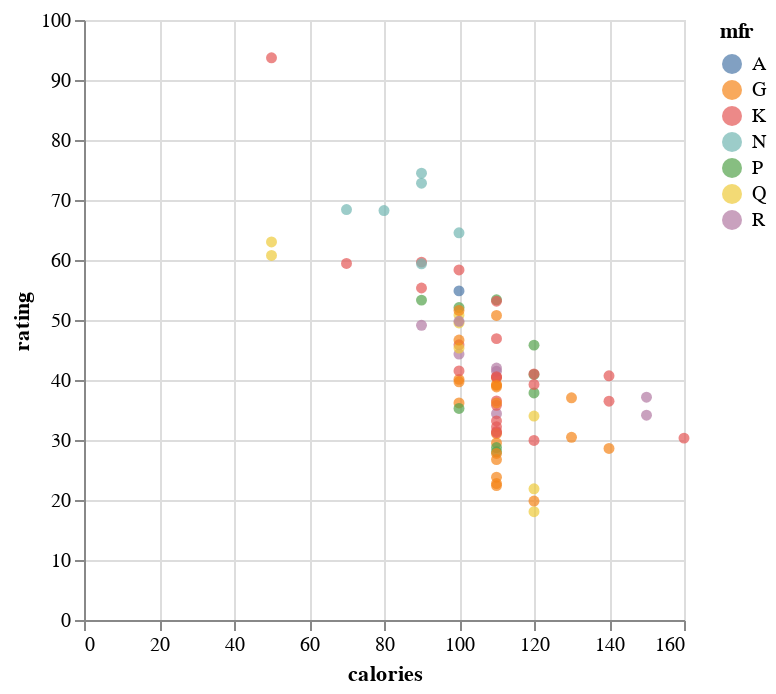

The cell this chart's notebook holds for it:
### Code cell
alt.Chart(data).mark_circle().encode(x="calories", y="rating", color = "mfr")

### Figure 1 — Vega-Lite specification as saved in the notebook (floating-point values rounded to 4 significant figures)
{"config": {"view": {"continuousWidth": 300, "continuousHeight": 300}}, "data": {"name": "data-2eb41b6177a7d7d05d59e2e23e30ed55"}, "mark": {"type": "circle"}, "encoding": {"color": {"field": "mfr", "type": "nominal"}, "x": {"field": "calories", "type": "quantitative"}, "y": {"field": "rating", "type": "quantitative"}}, "$schema": "https://vega.github.io/schema/vega-lite/v5.20.1.json", "datasets": {"data-2eb41b6177a7d7d05d59e2e23e30ed55": [{"name": "100% Bran", "mfr": "N", "type": "C", "calories": 70, "protein": 4, "fat": 1, "sodium": 130, "fiber": 10.0, "carbo": 5.0, "sugars": 6, "potass": 280, "vitamins": 25, "shelf": 3, "weight": 1.0, "cups": 0.33, "rating": 68.4}, {"name": "100% Natural Bran", "mfr": "Q", "type": "C", "calories": 120, "protein": 3, "fat": 5, "sodium": 15, "fiber": 2.0, "carbo": 8.0, "sugars": 8, "potass": 135, "vitamins": 0, "shelf": 3, "weight": 1.0, "cups": 1.0, "rating": 33.98}, {"name": "All-Bran", "mfr": "K", "type": "C", "calories": 70, "protein": 4, "fat": 1, "sodium": 260, "fiber": 9.0, "carbo": 7.0, "sugars": 5, "potass": 320, "vitamins": 25, "shelf": 3, "weight": 1.0, "cups": 0.33, "rating": 59.43}, {"name": "All-Bran with Extra Fiber", "mfr": "K", "type": "C", "calories": 50, "protein": 4, "fat": 0, "sodium": 140, "fiber": 14.0, "carbo": 8.0, "sugars": 0, "potass": 330, "vitamins": 25, "shelf": 3, "weight": 1.0, "cups": 0.5, "rating": 93.7}, {"name": "Almond Delight", "mfr": "R", "type": "C", "calories": 110, "protein": 2, "fat": 2, "sodium": 200, "fiber": 1.0, "carbo": 14.0, "sugars": 8, "potass": -1, "vitamins": 25, "shelf": 3, "weight": 1.0, "cups": 0.75, "rating": 34.38}, {"name": "Apple Cinnamon Cheerios", "mfr": "G", "type": "C", "calories": 110, "protein": 2, "fat": 2, "sodium": 180, "fiber": 1.5, "carbo": 10.5, "sugars": 10, "potass": 70, "vitamins": 25, "shelf": 1, "weight": 1.0, "cups": 0.75, "rating": 29.51}, {"name": "Apple Jacks", "mfr": "K", "type": "C", "calories": 110, "protein": 2, "fat": 0, "sodium": 125, "fiber": 1.0, "carbo": 11.0, "sugars": 14, "potass": 30, "vitamins": 25, "shelf": 2, "weight": 1.0, "cups": 1.0, "rating": 33.17}, {"name": "Basic 4", "mfr": "G", "type": "C", "calories": 130, "protein": 3, "fat": 2, "sodium": 210, "fiber": 2.0, "carbo": 18.0, "sugars": 8, "potass": 100, "vitamins": 25, "shelf": 3, "weight": 1.33, "cups": 0.75, "rating": 37.04}, {"name": "Bran Chex", "mfr": "R", "type": "C", "calories": 90, "protein": 2, "fat": 1, "sodium": 200, "fiber": 4.0, "carbo": 15.0, "sugars": 6, "potass": 125, "vitamins": 25, "shelf": 1, "weight": 1.0, "cups": 0.67, "rating": 49.12}, {"name": "Bran Flakes", "mfr": "P", "type": "C", "calories": 90, "protein": 3, "fat": 0, "sodium": 210, "fiber": 5.0, "carbo": 13.0, "sugars": 5, "potass": 190, "vitamins": 25, "shelf": 3, "weight": 1.0, "cups": 0.67, "rating": 53.31}, {"name": "Cap'n'Crunch", "mfr": "Q", "type": "C", "calories": 120, "protein": 1, "fat": 2, "sodium": 220, "fiber": 0.0, "carbo": 12.0, "sugars": 12, "potass": 35, "vitamins": 25, "shelf": 2, "weight": 1.0, "cups": 0.75, "rating": 18.04}, {"name": "Cheerios", "mfr": "G", "type": "C", "calories": 110, "protein": 6, "fat": 2, "sodium": 290, "fiber": 2.0, "carbo": 17.0, "sugars": 1, "potass": 105, "vitamins": 25, "shelf": 1, "weight": 1.0, "cups": 1.25, "rating": 50.76}, {"name": "Cinnamon Toast Crunch", "mfr": "G", "type": "C", "calories": 120, "protein": 1, "fat": 3, "sodium": 210, "fiber": 0.0, "carbo": 13.0, "sugars": 9, "potass": 45, "vitamins": 25, "shelf": 2, "weight": 1.0, "cups": 0.75, "rating": 19.82}, {"name": "Clusters", "mfr": "G", "type": "C", "calories": 110, "protein": 3, "fat": 2, "sodium": 140, "fiber": 2.0, "carbo": 13.0, "sugars": 7, "potass": 105, "vitamins": 25, "shelf": 3, "weight": 1.0, "cups": 0.5, "rating": 40.4}, {"name": "Cocoa Puffs", "mfr": "G", "type": "C", "calories": 110, "protein": 1, "fat": 1, "sodium": 180, "fiber": 0.0, "carbo": 12.0, "sugars": 13, "potass": 55, "vitamins": 25, "shelf": 2, "weight": 1.0, "cups": 1.0, "rating": 22.74}, {"name": "Corn Chex", "mfr": "R", "type": "C", "calories": 110, "protein": 2, "fat": 0, "sodium": 280, "fiber": 0.0, "carbo": 22.0, "sugars": 3, "potass": 25, "vitamins": 25, "shelf": 1, "weight": 1.0, "cups": 1.0, "rating": 41.45}, {"name": "Corn Flakes", "mfr": "K", "type": "C", "calories": 100, "protein": 2, "fat": 0, "sodium": 290, "fiber": 1.0, "carbo": 21.0, "sugars": 2, "potass": 35, "vitamins": 25, "shelf": 1, "weight": 1.0, "cups": 1.0, "rating": 45.86}, {"name": "Corn Pops", "mfr": "K", "type": "C", "calories": 110, "protein": 1, "fat": 0, "sodium": 90, "fiber": 1.0, "carbo": 13.0, "sugars": 12, "potass": 20, "vitamins": 25, "shelf": 2, "weight": 1.0, "cups": 1.0, "rating": 35.78}, {"name": "Count Chocula", "mfr": "G", "type": "C", "calories": 110, "protein": 1, "fat": 1, "sodium": 180, "fiber": 0.0, "carbo": 12.0, "sugars": 13, "potass": 65, "vitamins": 25, "shelf": 2, "weight": 1.0, "cups": 1.0, "rating": 22.4}, {"name": "Cracklin' Oat Bran", "mfr": "K", "type": "C", "calories": 110, "protein": 3, "fat": 3, "sodium": 140, "fiber": 4.0, "carbo": 10.0, "sugars": 7, "potass": 160, "vitamins": 25, "shelf": 3, "weight": 1.0, "cups": 0.5, "rating": 40.45}, {"name": "Cream of Wheat (Quick)", "mfr": "N", "type": "H", "calories": 100, "protein": 3, "fat": 0, "sodium": 80, "fiber": 1.0, "carbo": 21.0, "sugars": 0, "potass": -1, "vitamins": 0, "shelf": 2, "weight": 1.0, "cups": 1.0, "rating": 64.53}, {"name": "Crispix", "mfr": "K", "type": "C", "calories": 110, "protein": 2, "fat": 0, "sodium": 220, "fiber": 1.0, "carbo": 21.0, "sugars": 3, "potass": 30, "vitamins": 25, "shelf": 3, "weight": 1.0, "cups": 1.0, "rating": 46.9}, {"name": "Crispy Wheat & Raisins", "mfr": "G", "type": "C", "calories": 100, "protein": 2, "fat": 1, "sodium": 140, "fiber": 2.0, "carbo": 11.0, "sugars": 10, "potass": 120, "vitamins": 25, "shelf": 3, "weight": 1.0, "cups": 0.75, "rating": 36.18}, {"name": "Double Chex", "mfr": "R", "type": "C", "calories": 100, "protein": 2, "fat": 0, "sodium": 190, "fiber": 1.0, "carbo": 18.0, "sugars": 5, "potass": 80, "vitamins": 25, "shelf": 3, "weight": 1.0, "cups": 0.75, "rating": 44.33}, {"name": "Froot Loops", "mfr": "K", "type": "C", "calories": 110, "protein": 2, "fat": 1, "sodium": 125, "fiber": 1.0, "carbo": 11.0, "sugars": 13, "potass": 30, "vitamins": 25, "shelf": 2, "weight": 1.0, "cups": 1.0, "rating": 32.21}, {"name": "Frosted Flakes", "mfr": "K", "type": "C", "calories": 110, "protein": 1, "fat": 0, "sodium": 200, "fiber": 1.0, "carbo": 14.0, "sugars": 11, "potass": 25, "vitamins": 25, "shelf": 1, "weight": 1.0, "cups": 0.75, "rating": 31.44}, {"name": "Frosted Mini-Wheats", "mfr": "K", "type": "C", "calories": 100, "protein": 3, "fat": 0, "sodium": 0, "fiber": 3.0, "carbo": 14.0, "sugars": 7, "potass": 100, "vitamins": 25, "shelf": 2, "weight": 1.0, "cups": 0.8, "rating": 58.35}, {"name": "Fruit & Fibre Dates; Walnuts; and Oats", "mfr": "P", "type": "C", "calories": 120, "protein": 3, "fat": 2, "sodium": 160, "fiber": 5.0, "carbo": 12.0, "sugars": 10, "potass": 200, "vitamins": 25, "shelf": 3, "weight": 1.25, "cups": 0.67, "rating": 40.92}, {"name": "Fruitful Bran", "mfr": "K", "type": "C", "calories": 120, "protein": 3, "fat": 0, "sodium": 240, "fiber": 5.0, "carbo": 14.0, "sugars": 12, "potass": 190, "vitamins": 25, "shelf": 3, "weight": 1.33, "cups": 0.67, "rating": 41.02}, {"name": "Fruity Pebbles", "mfr": "P", "type": "C", "calories": 110, "protein": 1, "fat": 1, "sodium": 135, "fiber": 0.0, "carbo": 13.0, "sugars": 12, "potass": 25, "vitamins": 25, "shelf": 2, "weight": 1.0, "cups": 0.75, "rating": 28.03}, {"name": "Golden Crisp", "mfr": "P", "type": "C", "calories": 100, "protein": 2, "fat": 0, "sodium": 45, "fiber": 0.0, "carbo": 11.0, "sugars": 15, "potass": 40, "vitamins": 25, "shelf": 1, "weight": 1.0, "cups": 0.88, "rating": 35.25}, {"name": "Golden Grahams", "mfr": "G", "type": "C", "calories": 110, "protein": 1, "fat": 1, "sodium": 280, "fiber": 0.0, "carbo": 15.0, "sugars": 9, "potass": 45, "vitamins": 25, "shelf": 2, "weight": 1.0, "cups": 0.75, "rating": 23.8}, {"name": "Grape Nuts Flakes", "mfr": "P", "type": "C", "calories": 100, "protein": 3, "fat": 1, "sodium": 140, "fiber": 3.0, "carbo": 15.0, "sugars": 5, "potass": 85, "vitamins": 25, "shelf": 3, "weight": 1.0, "cups": 0.88, "rating": 52.08}, {"name": "Grape-Nuts", "mfr": "P", "type": "C", "calories": 110, "protein": 3, "fat": 0, "sodium": 170, "fiber": 3.0, "carbo": 17.0, "sugars": 3, "potass": 90, "vitamins": 25, "shelf": 3, "weight": 1.0, "cups": 0.25, "rating": 53.37}, {"name": "Great Grains Pecan", "mfr": "P", "type": "C", "calories": 120, "protein": 3, "fat": 3, "sodium": 75, "fiber": 3.0, "carbo": 13.0, "sugars": 4, "potass": 100, "vitamins": 25, "shelf": 3, "weight": 1.0, "cups": 0.33, "rating": 45.81}, {"name": "Honey Graham Ohs", "mfr": "Q", "type": "C", "calories": 120, "protein": 1, "fat": 2, "sodium": 220, "fiber": 1.0, "carbo": 12.0, "sugars": 11, "potass": 45, "vitamins": 25, "shelf": 2, "weight": 1.0, "cups": 1.0, "rating": 21.87}, {"name": "Honey Nut Cheerios", "mfr": "G", "type": "C", "calories": 110, "protein": 3, "fat": 1, "sodium": 250, "fiber": 1.5, "carbo": 11.5, "sugars": 10, "potass": 90, "vitamins": 25, "shelf": 1, "weight": 1.0, "cups": 0.75, "rating": 31.07}, {"name": "Honey-comb", "mfr": "P", "type": "C", "calories": 110, "protein": 1, "fat": 0, "sodium": 180, "fiber": 0.0, "carbo": 14.0, "sugars": 11, "potass": 35, "vitamins": 25, "shelf": 1, "weight": 1.0, "cups": 1.33, "rating": 28.74}, {"name": "Just Right Crunchy  Nuggets", "mfr": "K", "type": "C", "calories": 110, "protein": 2, "fat": 1, "sodium": 170, "fiber": 1.0, "carbo": 17.0, "sugars": 6, "potass": 60, "vitamins": 100, "shelf": 3, "weight": 1.0, "cups": 1.0, "rating": 36.52}, {"name": "Just Right Fruit & Nut", "mfr": "K", "type": "C", "calories": 140, "protein": 3, "fat": 1, "sodium": 170, "fiber": 2.0, "carbo": 20.0, "sugars": 9, "potass": 95, "vitamins": 100, "shelf": 3, "weight": 1.3, "cups": 0.75, "rating": 36.47}, {"name": "Kix", "mfr": "G", "type": "C", "calories": 110, "protein": 2, "fat": 1, "sodium": 260, "fiber": 0.0, "carbo": 21.0, "sugars": 3, "potass": 40, "vitamins": 25, "shelf": 2, "weight": 1.0, "cups": 1.5, "rating": 39.24}, {"name": "Life", "mfr": "Q", "type": "C", "calories": 100, "protein": 4, "fat": 2, "sodium": 150, "fiber": 2.0, "carbo": 12.0, "sugars": 6, "potass": 95, "vitamins": 25, "shelf": 2, "weight": 1.0, "cups": 0.67, "rating": 45.33}, {"name": "Lucky Charms", "mfr": "G", "type": "C", "calories": 110, "protein": 2, "fat": 1, "sodium": 180, "fiber": 0.0, "carbo": 12.0, "sugars": 12, "potass": 55, "vitamins": 25, "shelf": 2, "weight": 1.0, "cups": 1.0, "rating": 26.73}, {"name": "Maypo", "mfr": "A", "type": "H", "calories": 100, "protein": 4, "fat": 1, "sodium": 0, "fiber": 0.0, "carbo": 16.0, "sugars": 3, "potass": 95, "vitamins": 25, "shelf": 2, "weight": 1.0, "cups": 1.0, "rating": 54.85}, {"name": "Muesli Raisins; Dates; & Almonds", "mfr": "R", "type": "C", "calories": 150, "protein": 4, "fat": 3, "sodium": 95, "fiber": 3.0, "carbo": 16.0, "sugars": 11, "potass": 170, "vitamins": 25, "shelf": 3, "weight": 1.0, "cups": 1.0, "rating": 37.14}, {"name": "Muesli Raisins; Peaches; & Pecans", "mfr": "R", "type": "C", "calories": 150, "protein": 4, "fat": 3, "sodium": 150, "fiber": 3.0, "carbo": 16.0, "sugars": 11, "potass": 170, "vitamins": 25, "shelf": 3, "weight": 1.0, "cups": 1.0, "rating": 34.14}, {"name": "Mueslix Crispy Blend", "mfr": "K", "type": "C", "calories": 160, "protein": 3, "fat": 2, "sodium": 150, "fiber": 3.0, "carbo": 17.0, "sugars": 13, "potass": 160, "vitamins": 25, "shelf": 3, "weight": 1.5, "cups": 0.67, "rating": 30.31}, {"name": "Multi-Grain Cheerios", "mfr": "G", "type": "C", "calories": 100, "protein": 2, "fat": 1, "sodium": 220, "fiber": 2.0, "carbo": 15.0, "sugars": 6, "potass": 90, "vitamins": 25, "shelf": 1, "weight": 1.0, "cups": 1.0, "rating": 40.11}, {"name": "Nut&Honey Crunch", "mfr": "K", "type": "C", "calories": 120, "protein": 2, "fat": 1, "sodium": 190, "fiber": 0.0, "carbo": 15.0, "sugars": 9, "potass": 40, "vitamins": 25, "shelf": 2, "weight": 1.0, "cups": 0.67, "rating": 29.92}, {"name": "Nutri-Grain Almond-Raisin", "mfr": "K", "type": "C", "calories": 140, "protein": 3, "fat": 2, "sodium": 220, "fiber": 3.0, "carbo": 21.0, "sugars": 7, "potass": 130, "vitamins": 25, "shelf": 3, "weight": 1.33, "cups": 0.67, "rating": 40.69}, {"name": "Nutri-grain Wheat", "mfr": "K", "type": "C", "calories": 90, "protein": 3, "fat": 0, "sodium": 170, "fiber": 3.0, "carbo": 18.0, "sugars": 2, "potass": 90, "vitamins": 25, "shelf": 3, "weight": 1.0, "cups": 1.0, "rating": 59.64}, {"name": "Oatmeal Raisin Crisp", "mfr": "G", "type": "C", "calories": 130, "protein": 3, "fat": 2, "sodium": 170, "fiber": 1.5, "carbo": 13.5, "sugars": 10, "potass": 120, "vitamins": 25, "shelf": 3, "weight": 1.25, "cups": 0.5, "rating": 30.45}, {"name": "Post Nat. Raisin Bran", "mfr": "P", "type": "C", "calories": 120, "protein": 3, "fat": 1, "sodium": 200, "fiber": 6.0, "carbo": 11.0, "sugars": 14, "potass": 260, "vitamins": 25, "shelf": 3, "weight": 1.33, "cups": 0.67, "rating": 37.84}, {"name": "Product 19", "mfr": "K", "type": "C", "calories": 100, "protein": 3, "fat": 0, "sodium": 320, "fiber": 1.0, "carbo": 20.0, "sugars": 3, "potass": 45, "vitamins": 100, "shelf": 3, "weight": 1.0, "cups": 1.0, "rating": 41.5}, {"name": "Puffed Rice", "mfr": "Q", "type": "C", "calories": 50, "protein": 1, "fat": 0, "sodium": 0, "fiber": 0.0, "carbo": 13.0, "sugars": 0, "potass": 15, "vitamins": 0, "shelf": 3, "weight": 0.5, "cups": 1.0, "rating": 60.76}, {"name": "Puffed Wheat", "mfr": "Q", "type": "C", "calories": 50, "protein": 2, "fat": 0, "sodium": 0, "fiber": 1.0, "carbo": 10.0, "sugars": 0, "potass": 50, "vitamins": 0, "shelf": 3, "weight": 0.5, "cups": 1.0, "rating": 63.01}, {"name": "Quaker Oat Squares", "mfr": "Q", "type": "C", "calories": 100, "protein": 4, "fat": 1, "sodium": 135, "fiber": 2.0, "carbo": 14.0, "sugars": 6, "potass": 110, "vitamins": 25, "shelf": 3, "weight": 1.0, "cups": 0.5, "rating": 49.51}, {"name": "Quaker Oatmeal", "mfr": "Q", "type": "H", "calories": 100, "protein": 5, "fat": 2, "sodium": 0, "fiber": 2.7, "carbo": -1.0, "sugars": -1, "potass": 110, "vitamins": 0, "shelf": 1, "weight": 1.0, "cups": 0.67, "rating": 50.83}, {"name": "Raisin Bran", "mfr": "K", "type": "C", "calories": 120, "protein": 3, "fat": 1, "sodium": 210, "fiber": 5.0, "carbo": 14.0, "sugars": 12, "potass": 240, "vitamins": 25, "shelf": 2, "weight": 1.33, "cups": 0.75, "rating": 39.26}, {"name": "Raisin Nut Bran", "mfr": "G", "type": "C", "calories": 100, "protein": 3, "fat": 2, "sodium": 140, "fiber": 2.5, "carbo": 10.5, "sugars": 8, "potass": 140, "vitamins": 25, "shelf": 3, "weight": 1.0, "cups": 0.5, "rating": 39.7}, {"name": "Raisin Squares", "mfr": "K", "type": "C", "calories": 90, "protein": 2, "fat": 0, "sodium": 0, "fiber": 2.0, "carbo": 15.0, "sugars": 6, "potass": 110, "vitamins": 25, "shelf": 3, "weight": 1.0, "cups": 0.5, "rating": 55.33}, {"name": "Rice Chex", "mfr": "R", "type": "C", "calories": 110, "protein": 1, "fat": 0, "sodium": 240, "fiber": 0.0, "carbo": 23.0, "sugars": 2, "potass": 30, "vitamins": 25, "shelf": 1, "weight": 1.0, "cups": 1.13, "rating": 42.0}, {"name": "Rice Krispies", "mfr": "K", "type": "C", "calories": 110, "protein": 2, "fat": 0, "sodium": 290, "fiber": 0.0, "carbo": 22.0, "sugars": 3, "potass": 35, "vitamins": 25, "shelf": 1, "weight": 1.0, "cups": 1.0, "rating": 40.56}, {"name": "Shredded Wheat", "mfr": "N", "type": "C", "calories": 80, "protein": 2, "fat": 0, "sodium": 0, "fiber": 3.0, "carbo": 16.0, "sugars": 0, "potass": 95, "vitamins": 0, "shelf": 1, "weight": 0.83, "cups": 1.0, "rating": 68.24}, {"name": "Shredded Wheat 'n'Bran", "mfr": "N", "type": "C", "calories": 90, "protein": 3, "fat": 0, "sodium": 0, "fiber": 4.0, "carbo": 19.0, "sugars": 0, "potass": 140, "vitamins": 0, "shelf": 1, "weight": 1.0, "cups": 0.67, "rating": 74.47}, {"name": "Shredded Wheat spoon size", "mfr": "N", "type": "C", "calories": 90, "protein": 3, "fat": 0, "sodium": 0, "fiber": 3.0, "carbo": 20.0, "sugars": 0, "potass": 120, "vitamins": 0, "shelf": 1, "weight": 1.0, "cups": 0.67, "rating": 72.8}, {"name": "Smacks", "mfr": "K", "type": "C", "calories": 110, "protein": 2, "fat": 1, "sodium": 70, "fiber": 1.0, "carbo": 9.0, "sugars": 15, "potass": 40, "vitamins": 25, "shelf": 2, "weight": 1.0, "cups": 0.75, "rating": 31.23}, {"name": "Special K", "mfr": "K", "type": "C", "calories": 110, "protein": 6, "fat": 0, "sodium": 230, "fiber": 1.0, "carbo": 16.0, "sugars": 3, "potass": 55, "vitamins": 25, "shelf": 1, "weight": 1.0, "cups": 1.0, "rating": 53.13}, {"name": "Strawberry Fruit Wheats", "mfr": "N", "type": "C", "calories": 90, "protein": 2, "fat": 0, "sodium": 15, "fiber": 3.0, "carbo": 15.0, "sugars": 5, "potass": 90, "vitamins": 25, "shelf": 2, "weight": 1.0, "cups": 1.0, "rating": 59.36}, {"name": "Total Corn Flakes", "mfr": "G", "type": "C", "calories": 110, "protein": 2, "fat": 1, "sodium": 200, "fiber": 0.0, "carbo": 21.0, "sugars": 3, "potass": 35, "vitamins": 100, "shelf": 3, "weight": 1.0, "cups": 1.0, "rating": 38.84}, {"name": "Total Raisin Bran", "mfr": "G", "type": "C", "calories": 140, "protein": 3, "fat": 1, "sodium": 190, "fiber": 4.0, "carbo": 15.0, "sugars": 14, "potass": 230, "vitamins": 100, "shelf": 3, "weight": 1.5, "cups": 1.0, "rating": 28.59}, {"name": "Total Whole Grain", "mfr": "G", "type": "C", "calories": 100, "protein": 3, "fat": 1, "sodium": 200, "fiber": 3.0, "carbo": 16.0, "sugars": 3, "potass": 110, "vitamins": 100, "shelf": 3, "weight": 1.0, "cups": 1.0, "rating": 46.66}, {"name": "Triples", "mfr": "G", "type": "C", "calories": 110, "protein": 2, "fat": 1, "sodium": 250, "fiber": 0.0, "carbo": 21.0, "sugars": 3, "potass": 60, "vitamins": 25, "shelf": 3, "weight": 1.0, "cups": 0.75, "rating": 39.11}, {"name": "Trix", "mfr": "G", "type": "C", "calories": 110, "protein": 1, "fat": 1, "sodium": 140, "fiber": 0.0, "carbo": 13.0, "sugars": 12, "potass": 25, "vitamins": 25, "shelf": 2, "weight": 1.0, "cups": 1.0, "rating": 27.75}, {"name": "Wheat Chex", "mfr": "R", "type": "C", "calories": 100, "protein": 3, "fat": 1, "sodium": 230, "fiber": 3.0, "carbo": 17.0, "sugars": 3, "potass": 115, "vitamins": 25, "shelf": 1, "weight": 1.0, "cups": 0.67, "rating": 49.79}, {"name": "Wheaties", "mfr": "G", "type": "C", "calories": 100, "protein": 3, "fat": 1, "sodium": 200, "fiber": 3.0, "carbo": 17.0, "sugars": 3, "potass": 110, "vitamins": 25, "shelf": 1, "weight": 1.0, "cups": 1.0, "rating": 51.59}, {"name": "Wheaties Honey Gold", "mfr": "G", "type": "C", "calories": 110, "protein": 2, "fat": 1, "sodium": 200, "fiber": 1.0, "carbo": 16.0, "sugars": 8, "potass": 60, "vitamins": 25, "shelf": 1, "weight": 1.0, "cups": 0.75, "rating": 36.19}]}}
